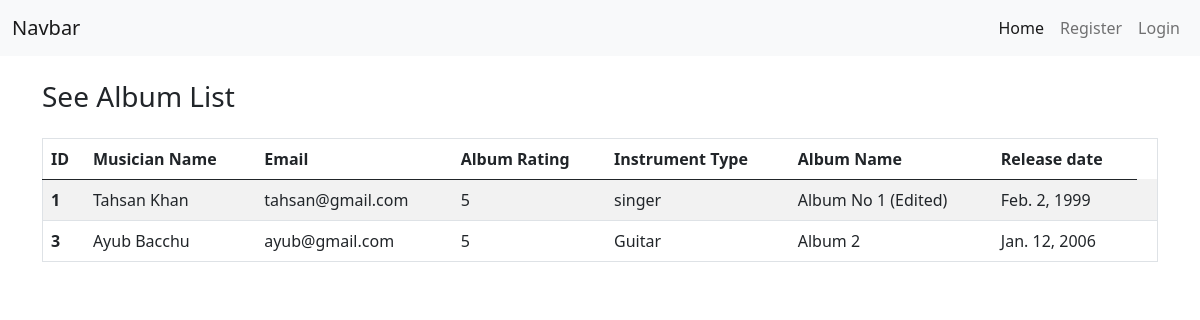
Before: / with the older database file.
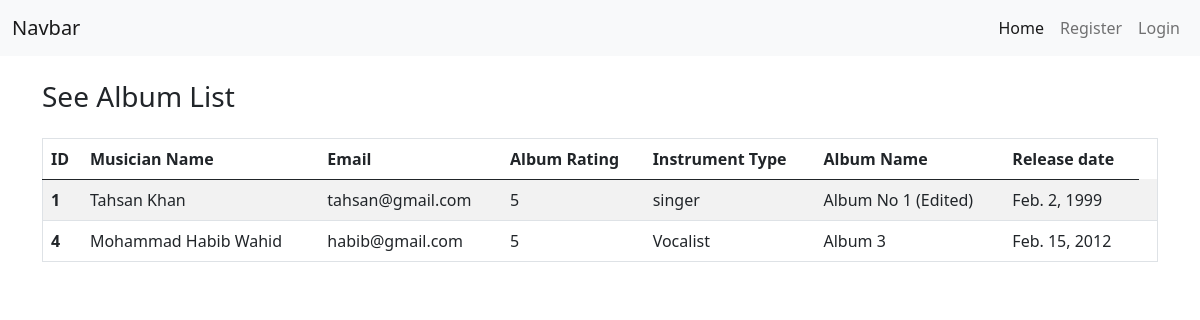
After: the same page with the newer database file.
### albums_app/models.py (models this page shows, shortened)
class Album(models.Model):
    album_name = models.CharField(max_length = 50)
    release_date = models.DateField()
    RATINGS = [
        ('1', '1'),
        ('2', '2'),
        ('3', '3'),
        ('4', '4'),
        ('5', '5'),
    ]
    ratings = models.CharField(max_length = 10,choices=RATINGS, default='5')
    musician = models.ForeignKey(Musician, on_delete = models.CASCADE)

### musicians_app/models.py (models this page shows, shortened)
class Musician(models.Model):
    first_name = models.CharField(max_length = 50)
    last_name = models.CharField(max_length = 50)
    email = models.EmailField()
    phone = models.IntegerField()
    instrument_type = models.CharField(max_length = 50)

### musicians_directory_with_authentication/views.py (the view)
# urls.py: path('', views.ShowAlbums.as_view(), name='home'),
class ShowAlbums(ListView):
    model = Album
    template_name = 'home.html'
    context_object_name = 'albums'

### templates/home.html (shortened to what this page needs)
{% extends "base.html" %}
    {% block title %}
        <h3 class="my-4">See Album List</h3>
    {% endblock title %}
    {% block content %}
        <table class="table table-striped border">
            <thead>
                <tr>
                <th scope="col">ID</th>
                <th scope="col">Musician Name</th>
                <th scope="col">Email</th>
                <th scope="col">Album Rating</th>
                <th scope="col">Instrument Type</th>
                <th scope="col">Album Name</th>
                <th scope="col">Release date</th>
                </tr>
            </thead>
            <tbody>
                {% for album in albums %}
                    <tr>
                        <th>{{album.id}}</th>
                        <td>
                            <a class="text-decoration-none text-dark" href="{% url "edit_musician" album.musician.id %}">{{album.musician.first_name}} {{album.musician.last_name}}</a>
                        </td>
                        <td>{{album.musician.email}}</td>
                        <td>{{album.ratings}}</td>
                        <td>{{album.musician.instrument_type}}</td>
                        <td>{{album.album_name}}</td>
                        <td>{{album.release_date}}</td>
                        <td>
                        </td>
                    </tr>
                {% endfor %}
            </tbody>
        </table>
    {% endblock content %}

### templates/base.html (shortened to what this page needs)
<!doctype html>
<html lang="en">
  <head>
    <link href="https://cdn.jsdelivr.net/npm/bootstrap@5.0.2/dist/css/bootstrap.min.css" rel="stylesheet">
  </head>
  <body>
    <nav class="navbar navbar-expand-lg navbar-light bg-light">
        <div class="container-fluid">
            <a class="navbar-brand" href="#">Navbar</a>
            <div class="collapse navbar-collapse" id="navbarSupportedContent">
                <ul class="navbar-nav ms-auto mb-2 mb-lg-0">
                  <li class="nav-item">
                  <a class="nav-link active" aria-current="page" href="{% url "home" %}">Home</a>
                  </li>
                  {% if request.user.is_authenticated %}
                    <li class="nav-item">
                    <a class="nav-link" aria-current="page" href="{% url "add_musician" %}">Add Musician</a>
                    </li>
                    <li class="nav-item">
                    <a class="nav-link" aria-current="page" href="{% url "add_album" %}">Add Album</a>
                    </li>
                    <li class="nav-item">
                      <a class="nav-link" href="{% url "user_logout" %}" tabindex="-1" aria-disabled="true">Logout</a>
                    </li>
                  {% else %}
                    <li class="nav-item">
                    <a class="nav-link" href="{% url "register" %}">Register</a>
                    </li>
                    <li class="nav-item">
                    <a class="nav-link" href="{% url "user_login" %}" tabindex="-1" aria-disabled="true">Login</a>
                    </li>
                  {% endif %}
                </ul>
            </div>
        </div>
    </nav>
<div class="container">
  {% block title %}{% endblock title %}
  {% block content %}{% endblock content %}
</div>
  </body>
</html>

Changed rows visible on the page:
removed Album: id "3", musician.first_name "Ayub", musician.last_name "Bacchu", musician.email "ayub@gmail.com", ratings "5", musician.instrument_type "Guitar", album_name "Album 2", release_date "Jan. 12, 2006"
added Album: id "4", musician.first_name "Mohammad Habib", musician.last_name "Wahid", musician.email "habib@gmail.com", ratings "5", musician.instrument_type "Vocalist", album_name "Album 3", release_date "Feb. 15, 2012"
